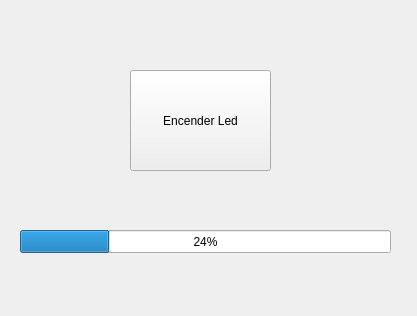
<?xml version="1.0" encoding="UTF-8"?>
<ui version="4.0">
 <class>MainWindow</class>
 <widget class="QMainWindow" name="MainWindow">
  <property name="geometry">
   <rect>
    <x>0</x>
    <y>0</y>
    <width>417</width>
    <height>316</height>
   </rect>
  </property>
  <property name="windowTitle">
   <string>MainWindow</string>
  </property>
  <widget class="QWidget" name="centralwidget">
   <widget class="QPushButton" name="pushButton">
    <property name="geometry">
     <rect>
      <x>130</x>
      <y>70</y>
      <width>141</width>
      <height>101</height>
     </rect>
    </property>
    <property name="text">
     <string>Encender Led</string>
    </property>
   </widget>
   <widget class="QProgressBar" name="progressBar">
    <property name="geometry">
     <rect>
      <x>20</x>
      <y>230</y>
      <width>371</width>
      <height>23</height>
     </rect>
    </property>
    <property name="value">
     <number>24</number>
    </property>
   </widget>
  </widget>
 </widget>
 <resources/>
 <connections/>
</ui>
